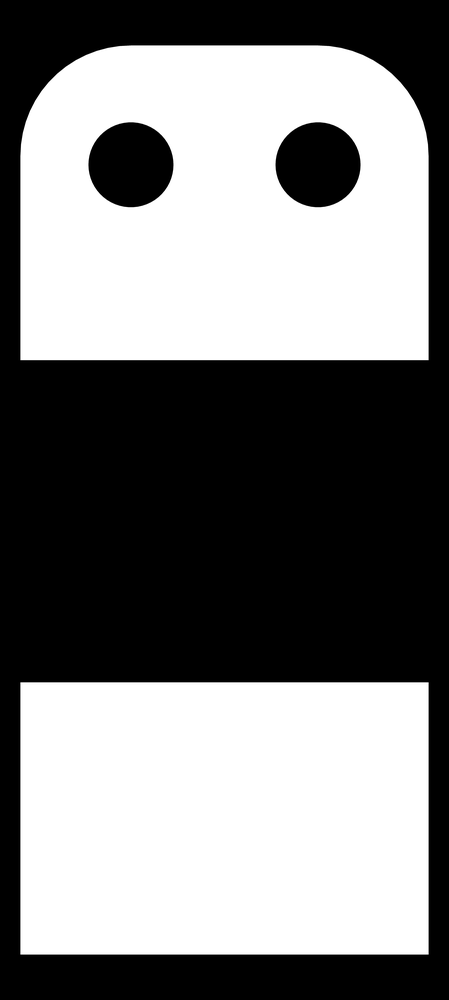
#> input picture python/images/slice-1.png, 449 x 1000 px, shrunk from 4800 x 10700 before the run, found by its file name
$ python test.py
#> lines starting #> are read from the running program, lines starting #| are printed output that depends on the picture; after the words box and inside, x2 and y2 are one past the last pixel; in counts of white or black regions, pixels touching at a corner belong together
### python/pathengine.py
"""
This module provides functions about filling path generation
# 1. extract contours tree from mask image [simulating a layer of slices in STL model].
# 2. for each seperated region, generate iso-contours.
# 3. connect iso-contour to fermal spirals.
example:
          pe = pathEngine()
          im, contours, areas, hiearchy, root_contour_idx = pe.generate_contours_from_img(filename, isRevertBlackWhite)
          contour_tree = pe.convert_hiearchy_to_PyPolyTree()
          pe.traversing_PyPolyTree(contour_tree)
          group_contour = get_contours_from_each_connected_region(contour_tree, '0')
          for e in group_contour.values():
              ePath = gen_isocontours(e)
              ePath = gen_fermat_curve(ePath)

In 3D printing path generation,
"""

import cv2
import numpy as np
import pyclipper
import math
import scipy.spatial.distance as scid
import suGraph
from scipy.signal import savgol_filter
import css

class suPath2D:
    """
    Hold data structure and tool functions for 2D path
    """
    def __init__(self):
        self.contour_tree      = None
        self.group_boundary    = []
        self.group_isocontours = []  #containts iso contours list
        self.group_isocontours_2D = []
        self.group_relationship_matrix = []

        return
    # [223 lines left out: functions get_contour_id, prev_idx, next_idx, next_idx_n, prev_idx_n, unit_vector and 8 more, not called in this run]

    @staticmethod
    def generate_RGB_list(N):
        """
        Generate N color list
        """
        import colorsys
        HSV_tuples = [(x*1.0/N, 0.8, 0.9) for x in range(N)]
        RGB_tuples = map(lambda x: colorsys.hsv_to_rgb(*x), HSV_tuples)
        rgb_list = tuple(RGB_tuples)
        return np.array(rgb_list) * 255

    # [15 lines left out: function ccw, not called in this run]

class pathEngine:
    """
    Class pathEngine provide all necessary functions to build continous path.
    """
    def __init__(self):
        self.offset = 0.4
        self.im = None
        self.contours = None
        self.areas = None
        self.hiearchy = None
        self.path2d = suPath2D()
        self.root_of_region_contour = None
        self.iso_contours_of_a_region = []
        return

    def generate_contours_from_img(self, imagePath, isRevertImage=False):
        """
        Read image from imagePath and return
        @im reprents a image data
        @contours(python list of list)
        @hiearchy reprensents a matrix, the details can be find in https://docs.opencv.org/trunk/d9/d8b/tutorial_py_contours_hierarchy.html
        """
#> called with imagePath = 'E:/git/suCAM/python/images/slice-1.png', isRevertImage = True
        # check OpenCV version
        major = cv2.__version__.split('.')[0]

        im = cv2.imread(imagePath, cv2.IMREAD_GRAYSCALE)
#> im is the input picture: shape (1000, 449); min 0, max 255, mean 126.7
        if isRevertImage:
            im = 255 - im
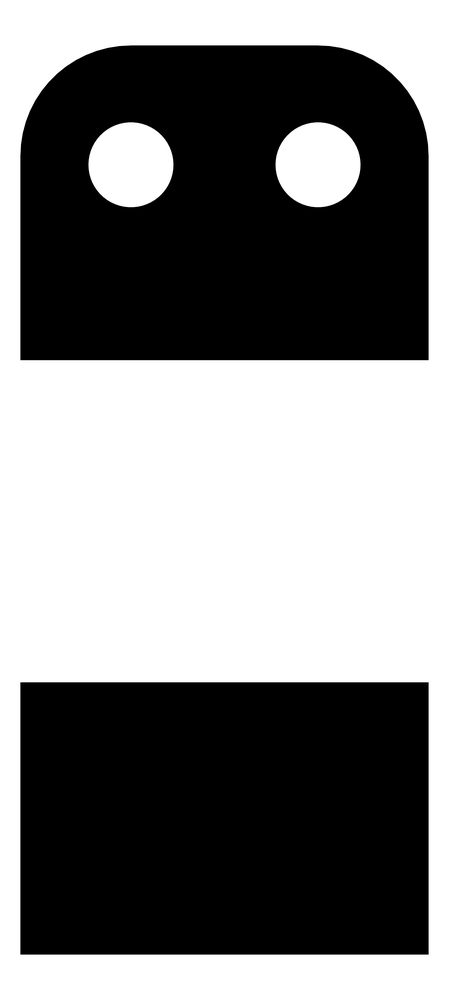
#> im: shape (1000, 449); min 0, max 255, mean 128.3
        ret, thresh = cv2.threshold(im, 127, 255, 1)
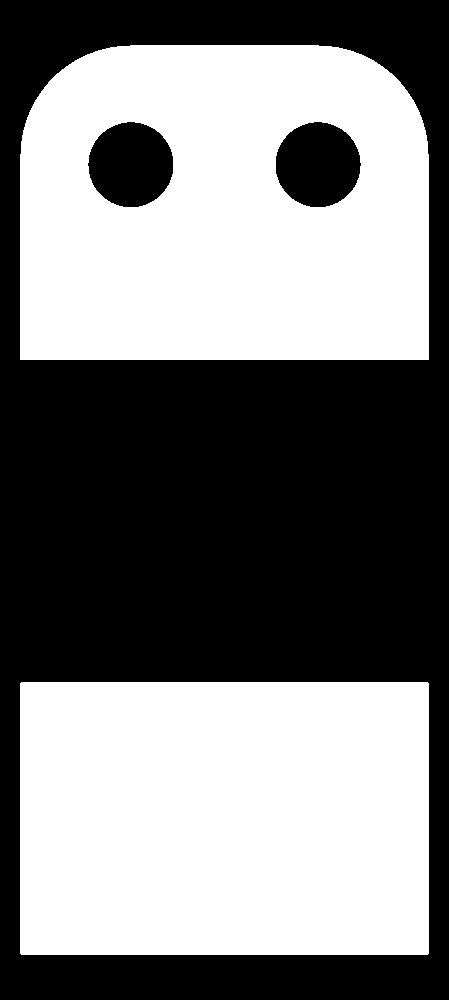
#> thresh: shape (1000, 449); 49.8% white; 2 white regions

        if major == '3':
            self.im, self.contours, self.hiearchy = cv2.findContours(thresh, cv2.RETR_TREE, cv2.CHAIN_APPROX_SIMPLE)
        else:
            self.contours, self.hiearchy = cv2.findContours(thresh, cv2.RETR_TREE, cv2.CHAIN_APPROX_SIMPLE)
#> self.contours = 4 contours; box (x1, y1, x2, y2) and area: (20, 45, 429, 360) 122707, (20, 682, 429, 955) 110974, (275, 121, 362, 208) 5778, (87, 121, 174, 208) 5778; self.hiearchy = [[1, -1, -1, -1], [-1, 0, 2, -1], [3, -1, -1, 1], [-1, 2, -1, 1]]
            self.im = im

        return im, self.contours, self.hiearchy

    # [29 lines left out: function recusive_add_node, not called in this run]

    def convert_hiearchy_to_PyPolyTree(self):
        """
        Build a root node and find first level node in hiearchy, then add these node to root.
        Finally, use recusive_add_node(node,0) to generate hiearchy tree.
        Return contour tree (in PyPolyNode)
        ref: http://www.angusj.com/delphi/clipper/documentation/Docs/Units/ClipperLib/Classes/PolyTree/_Body.htm
        ref: https://stackoverflow.com/questions/32182544/pyclipper-crash-on-trivial-case-terminate-called-throwing-an-exception
        """
        if self.hiearchy is None:
            return
        # find first contour in hiearchy-0
        root = pyclipper.PyPolyNode()
        idx = -1
        for row in self.hiearchy[0]:
            Next, Previous, First_Child, Parent = row
            if Previous == -1 and Parent == -1:
                idx += 1
                node = pyclipper.PyPolyNode()
                node.Parent = root
                node.Contour = self.contours[idx].reshape((-1,2))  # (x rows, 1, 2) -> (x rows, 2)
                node.IsOpen = False
                node.IsHole = False
                root.Childs.append(node)
                self.recusive_add_node(node, idx)
                break
        self.root_of_region_contour = root
        return root


    # [627 lines left out: functions get_contours_from_each_connected_region, traversing_PyPolyTree, get_nodes_by_layer, fill_closed_region_with_iso_contours, find_nearest_point_idx, find_point_index_by_distance and 14 more, not called in this run]
"""
pe.fill_closed_region_with_iso_contours(boundary, offset) return a 2d array c[i][j]
"""
# [35 lines left out: function test_fill_with_iso_contour, not called in this run]


# [4 lines that do not run on import are left out]
    #test_segment_contours_in_region("E:/git/mydoc/Code/Python/gen_path/data/sample.png")
    #test_segment_contours_in_region("E:/git/suCAM/python/images/slice-1.png")


### python/test.py
import matplotlib.pyplot as plt

import pathengine
import cv2
import numpy as np
import scipy.spatial.distance as scid
import suGraph
import css

#vis debug
colors = pathengine.suPath2D.generate_RGB_list(100)
'''
test hausdorff distanse in  construct graph on iso-contours
'''
# [413 lines left out: functions test_segment_contours_in_region, test_pocket_spiral, draw_pca_for_pocket, test_filling_with_continues_spiral, not called in this run]

def test_fill_from_CSS(filepath, offset, is_reverse_img=True):
    pe = pathengine.pathEngine()

    # [26 lines left out: function fill_spiral_in_connected_region, not called in this run]

    #1.find contours from slice
    pe.generate_contours_from_img(filepath, is_reverse_img)

    contour_tree = pe.convert_hiearchy_to_PyPolyTree()
    group_boundary = pe.get_contours_from_each_connected_region(contour_tree, '0')

    pe.im = cv2.cvtColor(pe.im, cv2.COLOR_GRAY2BGR)
    #2.filling each connected region
    dist_th = abs(offset) * 1.1 # contour distance threshold between adjacent layers
    iB = 0
    for boundary in group_boundary.values():
        spiral = fill_spiral_in_connected_region(boundary)
        # [32 lines of commented-out code are left out]
        pathengine.suPath2D.draw_line(spiral, pe.im, [100,255,100],1)

        # [5 lines of commented-out code are left out]

        iB += 1

    cv2.imshow("Art", pe.im)
    cv2.waitKey(0)

if __name__ == '__main__':
    # [9 lines of commented-out code are left out]
    test_fill_from_CSS("E:/git/suCAM/python/images/slice-1.png", -6, True)
#> (the call stopped at in convert_hiearchy_to_PyPolyTree, `root = pyclipper.PyPolyNode()`: pyclipper is not available in this run)

$ run again, with python/images/slice-18.png copied over python/images/slice-1.png
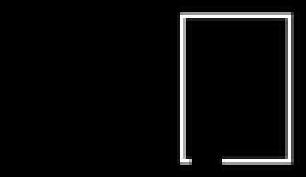
#> input picture python/images/slice-18.png, 102 x 59 px, shrunk from 1090 x 630 before the run, found by its file name (shown 3 times larger)
#> in generate_contours_from_img, im is the input picture: shape (59, 102); min 0, max 255, mean 11.6
#> in generate_contours_from_img, `im = 255 - im`:
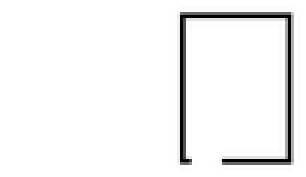
#> im: shape (59, 102) (shown 3 times larger); min 0, max 255, mean 243.4
#> in generate_contours_from_img, `ret, thresh = cv2.threshold(im, 127, 255, 1)`:
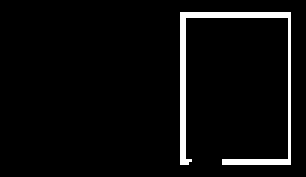
#> thresh: shape (59, 102) (shown 3 times larger); 4.5% white in thin lines or dots, all inside (x1, y1, x2, y2) = (60, 4, 97, 55)
#> self.contours = 1 contour; box (x1, y1, x2, y2) and area: (60, 4, 97, 55) 110; self.hiearchy = [[-1, -1, -1, -1]]
